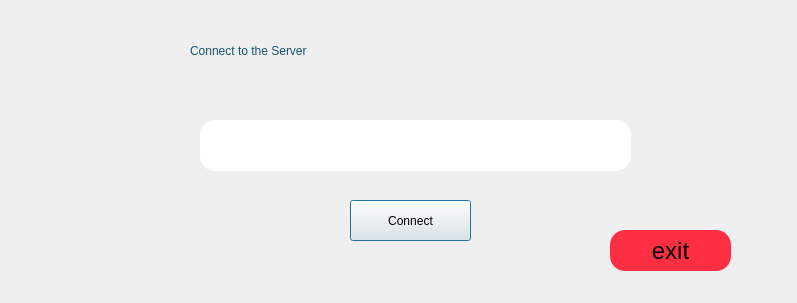
<?xml version="1.0" encoding="UTF-8"?>
<ui version="4.0">
 <class>Server_Connection</class>
 <widget class="QDialog" name="Server_Connection">
  <property name="geometry">
   <rect>
    <x>0</x>
    <y>0</y>
    <width>797</width>
    <height>303</height>
   </rect>
  </property>
  <property name="windowTitle">
   <string>Dialog</string>
  </property>
  <widget class="QLabel" name="label">
   <property name="geometry">
    <rect>
     <x>190</x>
     <y>20</y>
     <width>451</width>
     <height>61</height>
    </rect>
   </property>
   <property name="styleSheet">
    <string notr="true">font: 75 25pt &quot;Comic Sans MS&quot; ;
color:rgb(24,85,116);</string>
   </property>
   <property name="text">
    <string>Connect to the Server</string>
   </property>
  </widget>
  <widget class="QLineEdit" name="server_ip">
   <property name="geometry">
    <rect>
     <x>200</x>
     <y>120</y>
     <width>431</width>
     <height>51</height>
    </rect>
   </property>
   <property name="styleSheet">
    <string notr="true">background: rgb(255, 255, 255);
border-radius:15px;
font: 16pt &quot;Comic Sans MS&quot;;</string>
   </property>
  </widget>
  <widget class="QPushButton" name="ConnectButton">
   <property name="geometry">
    <rect>
     <x>350</x>
     <y>200</y>
     <width>121</width>
     <height>41</height>
    </rect>
   </property>
   <property name="styleSheet">
    <string notr="true">
QWidget#logbutton{
border-radius:10px;
background:rgb(90, 181, 70);
color:black;
font-size:24px;
font-variant:small-caps;
}
QWidget#logbutton:hover{
border-radius:10px;
background:rgba(139, 190, 99,0.8);
color:black;
font-size:24px;
font-variant:small-caps;
}</string>
   </property>
   <property name="text">
    <string>Connect</string>
   </property>
  </widget>
  <widget class="QPushButton" name="exitbutton">
   <property name="geometry">
    <rect>
     <x>610</x>
     <y>230</y>
     <width>121</width>
     <height>41</height>
    </rect>
   </property>
   <property name="styleSheet">
    <string notr="true">QWidget#exitbutton{
background: rgb(255, 46, 67);
border-radius:15px;
font-size:24px;
font-variant:small-caps;
}
QWidget#exitbutton:hover{
background: rgb(255, 87, 98);
border-radius:15px;
font-size:24px;
font-variant:small-caps;
}</string>
   </property>
   <property name="text">
    <string>exit</string>
   </property>
  </widget>
 </widget>
 <resources/>
 <connections/>
</ui>
